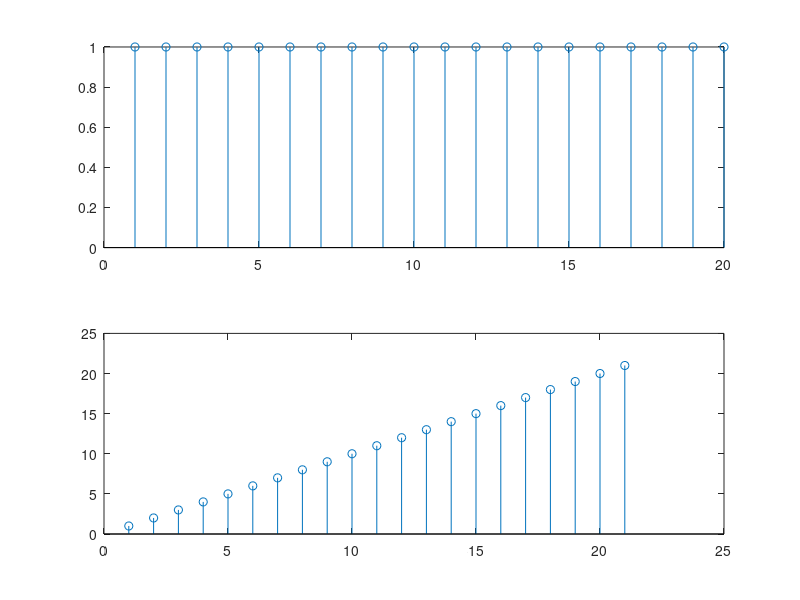
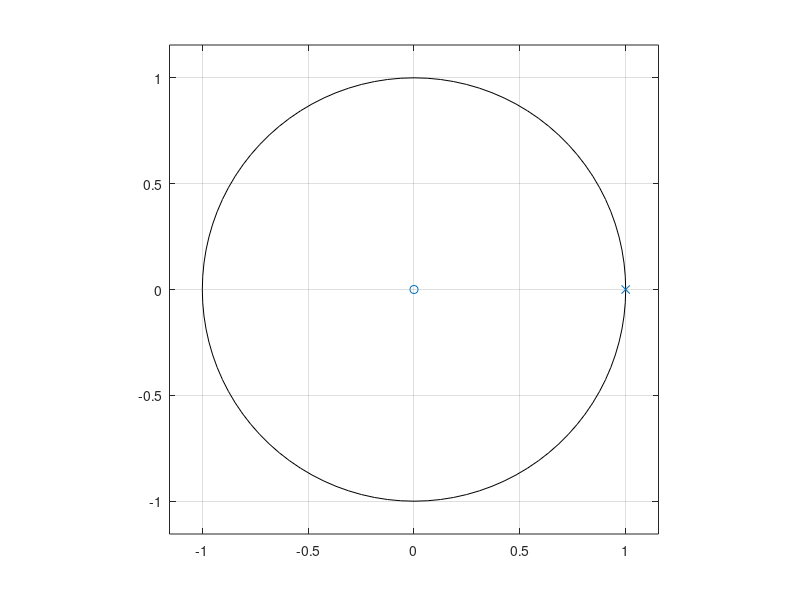

Write MATLAB code to recreate these figures, in order.
%c3
clc
clear
close all

b = [1 0];
a = [1 -1];
n = 0:20;

step= (n>=0);
imp  = n==0;

[hf t] = impz(b,a,20);
[h t] = filter(b,a,step);

figure(1)
subplot(2,1,1)
stem(hf);
subplot(2,1,2)
stem(h)
figure(2)
zplane(b,a)
